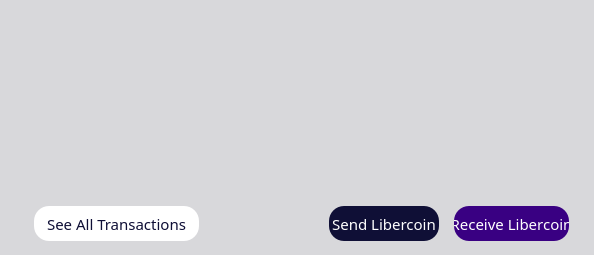
           <widget class="QFrame" name="frame_4">
            <property name="palette">
             <palette>
              <active>
               <colorrole role="Button">
                <brush brushstyle="SolidPattern">
                 <color alpha="255">
                  <red>216</red>
                  <green>216</green>
                  <blue>219</blue>
                 </color>
                </brush>
               </colorrole>
               <colorrole role="Base">
                <brush brushstyle="SolidPattern">
                 <color alpha="255">
                  <red>216</red>
                  <green>216</green>
                  <blue>219</blue>
                 </color>
                </brush>
               </colorrole>
               <colorrole role="Window">
                <brush brushstyle="SolidPattern">
                 <color alpha="255">
                  <red>216</red>
                  <green>216</green>
                  <blue>219</blue>
                 </color>
                </brush>
               </colorrole>
              </active>
              <inactive>
               <colorrole role="Button">
                <brush brushstyle="SolidPattern">
                 <color alpha="255">
                  <red>216</red>
                  <green>216</green>
                  <blue>219</blue>
                 </color>
                </brush>
               </colorrole>
               <colorrole role="Base">
                <brush brushstyle="SolidPattern">
                 <color alpha="255">
                  <red>216</red>
                  <green>216</green>
                  <blue>219</blue>
                 </color>
                </brush>
               </colorrole>
               <colorrole role="Window">
                <brush brushstyle="SolidPattern">
                 <color alpha="255">
                  <red>216</red>
                  <green>216</green>
                  <blue>219</blue>
                 </color>
                </brush>
               </colorrole>
              </inactive>
              <disabled>
               <colorrole role="Button">
                <brush brushstyle="SolidPattern">
                 <color alpha="255">
                  <red>216</red>
                  <green>216</green>
                  <blue>219</blue>
                 </color>
                </brush>
               </colorrole>
               <colorrole role="Base">
                <brush brushstyle="SolidPattern">
                 <color alpha="255">
                  <red>216</red>
                  <green>216</green>
                  <blue>219</blue>
                 </color>
                </brush>
               </colorrole>
               <colorrole role="Window">
                <brush brushstyle="SolidPattern">
                 <color alpha="255">
                  <red>216</red>
                  <green>216</green>
                  <blue>219</blue>
                 </color>
                </brush>
               </colorrole>
              </disabled>
             </palette>
            </property>
            <property name="styleSheet">
             <string notr="true">background-color: rgb(216, 216, 219);
border:0;</string>
            </property>
            <property name="frameShape">
             <enum>QFrame::StyledPanel</enum>
            </property>
            <property name="frameShadow">
             <enum>QFrame::Plain</enum>
            </property>
            <layout class="QVBoxLayout" name="verticalLayout">
             <property name="spacing">
              <number>0</number>
             </property>
             <property name="leftMargin">
              <number>0</number>
             </property>
             <property name="topMargin">
              <number>0</number>
             </property>
             <property name="rightMargin">
              <number>0</number>
             </property>
             <property name="bottomMargin">
              <number>0</number>
             </property>
             <item>
              <widget class="QListView" name="listTransactions">
               <property name="sizePolicy">
                <sizepolicy hsizetype="Expanding" vsizetype="Expanding">
                 <horstretch>0</horstretch>
                 <verstretch>0</verstretch>
                </sizepolicy>
               </property>
               <property name="palette">
                <palette>
                 <active>
                  <colorrole role="Button">
                   <brush brushstyle="SolidPattern">
                    <color alpha="255">
                     <red>255</red>
                     <green>255</green>
                     <blue>255</blue>
                    </color>
                   </brush>
                  </colorrole>
                  <colorrole role="Light">
                   <brush brushstyle="SolidPattern">
                    <color alpha="255">
                     <red>0</red>
                     <green>255</green>
                     <blue>255</blue>
                    </color>
                   </brush>
                  </colorrole>
                  <colorrole role="BrightText">
                   <brush brushstyle="SolidPattern">
                    <color alpha="255">
                     <red>255</red>
                     <green>0</green>
                     <blue>255</blue>
                    </color>
                   </brush>
                  </colorrole>
                  <colorrole role="Base">
                   <brush brushstyle="SolidPattern">
                    <color alpha="255">
                     <red>255</red>
                     <green>255</green>
                     <blue>255</blue>
                    </color>
                   </brush>
                  </colorrole>
                  <colorrole role="Window">
                   <brush brushstyle="SolidPattern">
                    <color alpha="255">
                     <red>255</red>
                     <green>255</green>
                     <blue>255</blue>
                    </color>
                   </brush>
                  </colorrole>
                  <colorrole role="AlternateBase">
                   <brush brushstyle="SolidPattern">
                    <color alpha="255">
                     <red>0</red>
                     <green>0</green>
                     <blue>255</blue>
                    </color>
                   </brush>
                  </colorrole>
                  <colorrole role="NoRole">
                   <brush brushstyle="SolidPattern">
                    <color alpha="255">
                     <red>0</red>
                     <green>0</green>
                     <blue>255</blue>
                    </color>
                   </brush>
                  </colorrole>
                 </active>
                 <inactive>
                  <colorrole role="Button">
                   <brush brushstyle="SolidPattern">
                    <color alpha="255">
                     <red>255</red>
                     <green>255</green>
                     <blue>255</blue>
                    </color>
                   </brush>
                  </colorrole>
                  <colorrole role="Light">
                   <brush brushstyle="SolidPattern">
                    <color alpha="255">
                     <red>0</red>
                     <green>255</green>
                     <blue>255</blue>
                    </color>
                   </brush>
                  </colorrole>
                  <colorrole role="BrightText">
                   <brush brushstyle="SolidPattern">
                    <color alpha="255">
                     <red>255</red>
                     <green>0</green>
                     <blue>255</blue>
                    </color>
                   </brush>
                  </colorrole>
                  <colorrole role="Base">
                   <brush brushstyle="SolidPattern">
                    <color alpha="255">
                     <red>255</red>
                     <green>255</green>
                     <blue>255</blue>
                    </color>
                   </brush>
                  </colorrole>
                  <colorrole role="Window">
                   <brush brushstyle="SolidPattern">
                    <color alpha="255">
                     <red>255</red>
                     <green>255</green>
                     <blue>255</blue>
                    </color>
                   </brush>
                  </colorrole>
                  <colorrole role="AlternateBase">
                   <brush brushstyle="SolidPattern">
                    <color alpha="255">
                     <red>0</red>
                     <green>0</green>
                     <blue>255</blue>
                    </color>
                   </brush>
                  </colorrole>
                  <colorrole role="NoRole">
                   <brush brushstyle="SolidPattern">
                    <color alpha="255">
                     <red>0</red>
                     <green>0</green>
                     <blue>255</blue>
                    </color>
                   </brush>
                  </colorrole>
                 </inactive>
                 <disabled>
                  <colorrole role="Button">
                   <brush brushstyle="SolidPattern">
                    <color alpha="255">
                     <red>255</red>
                     <green>255</green>
                     <blue>255</blue>
                    </color>
                   </brush>
                  </colorrole>
                  <colorrole role="Light">
                   <brush brushstyle="SolidPattern">
                    <color alpha="255">
                     <red>0</red>
                     <green>255</green>
                     <blue>255</blue>
                    </color>
                   </brush>
                  </colorrole>
                  <colorrole role="BrightText">
                   <brush brushstyle="SolidPattern">
                    <color alpha="255">
                     <red>255</red>
                     <green>0</green>
                     <blue>255</blue>
                    </color>
                   </brush>
                  </colorrole>
                  <colorrole role="Base">
                   <brush brushstyle="SolidPattern">
                    <color alpha="255">
                     <red>255</red>
                     <green>255</green>
                     <blue>255</blue>
                    </color>
                   </brush>
                  </colorrole>
                  <colorrole role="Window">
                   <brush brushstyle="SolidPattern">
                    <color alpha="255">
                     <red>255</red>
                     <green>255</green>
                     <blue>255</blue>
                    </color>
                   </brush>
                  </colorrole>
                  <colorrole role="AlternateBase">
                   <brush brushstyle="SolidPattern">
                    <color alpha="255">
                     <red>0</red>
                     <green>0</green>
                     <blue>255</blue>
                    </color>
                   </brush>
                  </colorrole>
                  <colorrole role="NoRole">
                   <brush brushstyle="SolidPattern">
                    <color alpha="255">
                     <red>0</red>
                     <green>0</green>
                     <blue>255</blue>
                    </color>
                   </brush>
                  </colorrole>
                 </disabled>
                </palette>
               </property>
               <property name="font">
                <font>
                 <family>LibercoinLight</family>
                 <pointsize>12</pointsize>
                </font>
               </property>
               <property name="styleSheet">
                <string notr="true">background-color: rgb(255, 255, 255);
QListView { background: transparent; };
border:0;
padding-left: 25;
padding-right:25;
padding-top: 15;
padding-bottom: 15;</string>
               </property>
               <property name="frameShape">
                <enum>QFrame::StyledPanel</enum>
               </property>
               <property name="frameShadow">
                <enum>QFrame::Plain</enum>
               </property>
               <property name="verticalScrollBarPolicy">
                <enum>Qt::ScrollBarAlwaysOff</enum>
               </property>
               <property name="horizontalScrollBarPolicy">
                <enum>Qt::ScrollBarAlwaysOff</enum>
               </property>
               <property name="selectionMode">
                <enum>QAbstractItemView::NoSelection</enum>
               </property>
               <property name="spacing">
                <number>0</number>
               </property>
              </widget>
             </item>
             <item>
              <widget class="QFrame" name="frame_2">
               <property name="sizePolicy">
                <sizepolicy hsizetype="Preferred" vsizetype="Preferred">
                 <horstretch>0</horstretch>
                 <verstretch>0</verstretch>
                </sizepolicy>
               </property>
               <property name="minimumSize">
                <size>
                 <width>0</width>
                 <height>0</height>
                </size>
               </property>
               <property name="styleSheet">
                <string notr="true">border:0</string>
               </property>
               <property name="frameShape">
                <enum>QFrame::StyledPanel</enum>
               </property>
               <property name="frameShadow">
                <enum>QFrame::Raised</enum>
               </property>
               <property name="lineWidth">
                <number>0</number>
               </property>
               <layout class="QHBoxLayout" name="horizontalLayout_6">
                <property name="spacing">
                 <number>40</number>
                </property>
                <property name="leftMargin">
                 <number>25</number>
                </property>
                <property name="topMargin">
                 <number>5</number>
                </property>
                <property name="rightMargin">
                 <number>25</number>
                </property>
                <property name="bottomMargin">
                 <number>5</number>
                </property>
                <item>
                 <widget class="QFrame" name="frame_5">
                  <property name="frameShape">
                   <enum>QFrame::StyledPanel</enum>
                  </property>
                  <property name="frameShadow">
                   <enum>QFrame::Raised</enum>
                  </property>
                  <layout class="QHBoxLayout" name="horizontalLayout_10">
                   <property name="rightMargin">
                    <number>0</number>
                   </property>
                   <item>
                    <widget class="QPushButton" name="seeAllTransactions">
                     <property name="sizePolicy">
                      <sizepolicy hsizetype="MinimumExpanding" vsizetype="Fixed">
                       <horstretch>0</horstretch>
                       <verstretch>0</verstretch>
                      </sizepolicy>
                     </property>
                     <property name="minimumSize">
                      <size>
                       <width>165</width>
                       <height>0</height>
                      </size>
                     </property>
                     <property name="font">
                      <font>
                       <family>LibercoinRegular</family>
                       <pointsize>11</pointsize>
                       <weight>50</weight>
                       <bold>false</bold>
                      </font>
                     </property>
                     <property name="styleSheet">
                      <string notr="true">color: rgb(15, 15, 54);
border-radius:15px;
height:35px;
width:10px;
border-color:gray;
border-width:0px;
background-color:white;
border-style:solid;</string>
                     </property>
                     <property name="text">
                      <string>See All Transactions</string>
                     </property>
                     <property name="iconSize">
                      <size>
                       <width>16</width>
                       <height>16</height>
                      </size>
                     </property>
                     <property name="flat">
                      <bool>false</bool>
                     </property>
                    </widget>
                   </item>
                   <item>
                    <spacer name="horizontalSpacer_4">
                     <property name="orientation">
                      <enum>Qt::Horizontal</enum>
                     </property>
                     <property name="sizeHint" stdset="0">
                      <size>
                       <width>40</width>
                       <height>20</height>
                      </size>
                     </property>
                    </spacer>
                   </item>
                  </layout>
                 </widget>
                </item>
                <item>
                 <layout class="QHBoxLayout" name="horizontalLayout_5">
                  <property name="spacing">
                   <number>15</number>
                  </property>
                  <property name="leftMargin">
                   <number>50</number>
                  </property>
                  <item>
                   <widget class="QPushButton" name="send">
                    <property name="sizePolicy">
                     <sizepolicy hsizetype="MinimumExpanding" vsizetype="Fixed">
                      <horstretch>0</horstretch>
                      <verstretch>0</verstretch>
                     </sizepolicy>
                    </property>
                    <property name="minimumSize">
                     <size>
                      <width>110</width>
                      <height>0</height>
                     </size>
                    </property>
                    <property name="font">
                     <font>
                      <family>LibercoinRegular</family>
                      <pointsize>11</pointsize>
                      <weight>50</weight>
                      <bold>false</bold>
                     </font>
                    </property>
                    <property name="autoFillBackground">
                     <bool>false</bool>
                    </property>
                    <property name="styleSheet">
                     <string notr="true">background-color: rgb(15, 15, 54);
color: white;
border-radius:15px;
height:35px;
width:50px;
border-width:0px;</string>
                    </property>
                    <property name="text">
                     <string>Send Libercoin</string>
                    </property>
                   </widget>
                  </item>
                  <item>
                   <widget class="QPushButton" name="receive">
                    <property name="sizePolicy">
                     <sizepolicy hsizetype="MinimumExpanding" vsizetype="Fixed">
                      <horstretch>0</horstretch>
                      <verstretch>0</verstretch>
                     </sizepolicy>
                    </property>
                    <property name="minimumSize">
                     <size>
                      <width>115</width>
                      <height>0</height>
                     </size>
                    </property>
                    <property name="font">
                     <font>
                      <family>LibercoinRegular</family>
                      <pointsize>11</pointsize>
                      <weight>50</weight>
                      <bold>false</bold>
                     </font>
                    </property>
                    <property name="styleSheet">
                     <string notr="true">background-color: rgb(57, 0, 130);
color: white;
border-radius:15px;
height:35px;
width:60px;
border-width:0px;</string>
                    </property>
                    <property name="text">
                     <string>Receive Libercoin</string>
                    </property>
                    <property name="iconSize">
                     <size>
                      <width>16</width>
                      <height>16</height>
                     </size>
                    </property>
                   </widget>
                  </item>
                 </layout>
                </item>
               </layout>
              </widget>
             </item>
            </layout>
           </widget>
